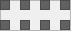
       <widget class="QFrame" name="frameHr4">
        <property name="geometry">
         <rect>
          <x>0</x>
          <y>300</y>
          <width>71</width>
          <height>31</height>
         </rect>
        </property>
        <property name="frameShape">
         <enum>QFrame::StyledPanel</enum>
        </property>
        <property name="frameShadow">
         <enum>QFrame::Raised</enum>
        </property>
        <widget class="QTextEdit" name="H43">
         <property name="geometry">
          <rect>
           <x>20</x>
           <y>20</y>
           <width>10</width>
           <height>10</height>
          </rect>
         </property>
         <property name="cursor" stdset="0">
          <cursorShape>ArrowCursor</cursorShape>
         </property>
         <property name="styleSheet">
          <string notr="true">background-color: rgb(97, 97, 97);
</string>
         </property>
         <property name="readOnly">
          <bool>true</bool>
         </property>
        </widget>
        <widget class="QTextEdit" name="H41">
         <property name="geometry">
          <rect>
           <x>20</x>
           <y>0</y>
           <width>10</width>
           <height>10</height>
          </rect>
         </property>
         <property name="cursor" stdset="0">
          <cursorShape>ArrowCursor</cursorShape>
         </property>
         <property name="styleSheet">
          <string notr="true">background-color: rgb(97, 97, 97);
</string>
         </property>
         <property name="readOnly">
          <bool>true</bool>
         </property>
        </widget>
        <widget class="QTextEdit" name="H42">
         <property name="geometry">
          <rect>
           <x>0</x>
           <y>20</y>
           <width>10</width>
           <height>10</height>
          </rect>
         </property>
         <property name="cursor" stdset="0">
          <cursorShape>ArrowCursor</cursorShape>
         </property>
         <property name="styleSheet">
          <string notr="true">background-color: rgb(97, 97, 97);
</string>
         </property>
         <property name="readOnly">
          <bool>true</bool>
         </property>
        </widget>
        <widget class="QTextEdit" name="H44">
         <property name="geometry">
          <rect>
           <x>0</x>
           <y>0</y>
           <width>10</width>
           <height>10</height>
          </rect>
         </property>
         <property name="cursor" stdset="0">
          <cursorShape>ArrowCursor</cursorShape>
         </property>
         <property name="styleSheet">
          <string notr="true">background-color: rgb(97, 97, 97);
</string>
         </property>
         <property name="readOnly">
          <bool>true</bool>
         </property>
        </widget>
        <widget class="QTextEdit" name="H45">
         <property name="geometry">
          <rect>
           <x>40</x>
           <y>0</y>
           <width>10</width>
           <height>10</height>
          </rect>
         </property>
         <property name="cursor" stdset="0">
          <cursorShape>ArrowCursor</cursorShape>
         </property>
         <property name="styleSheet">
          <string notr="true">background-color: rgb(97, 97, 97);
</string>
         </property>
         <property name="readOnly">
          <bool>true</bool>
         </property>
        </widget>
        <widget class="QTextEdit" name="H46">
         <property name="geometry">
          <rect>
           <x>40</x>
           <y>20</y>
           <width>10</width>
           <height>10</height>
          </rect>
         </property>
         <property name="cursor" stdset="0">
          <cursorShape>ArrowCursor</cursorShape>
         </property>
         <property name="styleSheet">
          <string notr="true">background-color: rgb(97, 97, 97);
</string>
         </property>
         <property name="readOnly">
          <bool>true</bool>
         </property>
        </widget>
        <widget class="QTextEdit" name="H47">
         <property name="geometry">
          <rect>
           <x>60</x>
           <y>0</y>
           <width>10</width>
           <height>10</height>
          </rect>
         </property>
         <property name="cursor" stdset="0">
          <cursorShape>ArrowCursor</cursorShape>
         </property>
         <property name="styleSheet">
          <string notr="true">background-color: rgb(97, 97, 97);
</string>
         </property>
         <property name="readOnly">
          <bool>true</bool>
         </property>
        </widget>
        <widget class="QTextEdit" name="H48">
         <property name="geometry">
          <rect>
           <x>60</x>
           <y>20</y>
           <width>10</width>
           <height>10</height>
          </rect>
         </property>
         <property name="cursor" stdset="0">
          <cursorShape>ArrowCursor</cursorShape>
         </property>
         <property name="styleSheet">
          <string notr="true">background-color: rgb(97, 97, 97);
</string>
         </property>
         <property name="readOnly">
          <bool>true</bool>
         </property>
        </widget>
       </widget>
